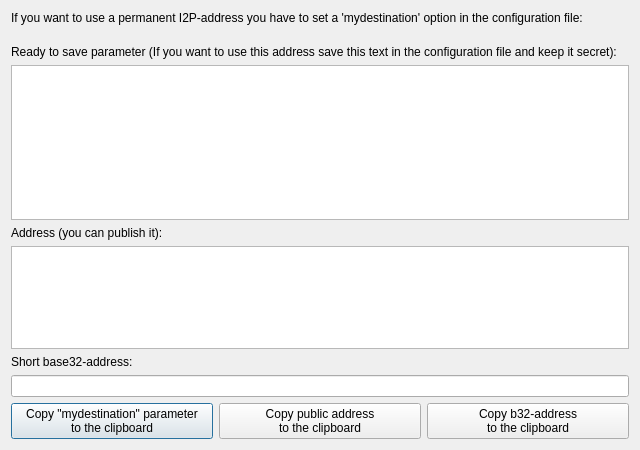
<?xml version="1.0" encoding="UTF-8"?>
<ui version="4.0">
 <class>ShowI2PAddresses</class>
 <widget class="QDialog" name="ShowI2PAddresses">
  <property name="geometry">
   <rect>
    <x>0</x>
    <y>0</y>
    <width>640</width>
    <height>450</height>
   </rect>
  </property>
  <property name="minimumSize">
   <size>
    <width>640</width>
    <height>450</height>
   </size>
  </property>
  <property name="windowTitle">
   <string>Dialog</string>
  </property>
  <layout class="QVBoxLayout" name="verticalLayout">
   <item>
    <widget class="QLabel" name="label">
     <property name="text">
      <string>If you want to use a permanent I2P-address you have to set a 'mydestination' option in the configuration file:
</string>
     </property>
     <property name="wordWrap">
      <bool>true</bool>
     </property>
    </widget>
   </item>
   <item>
    <widget class="QLabel" name="label_3">
     <property name="text">
      <string>Ready to save parameter (If you want to use this address save this text in the configuration file and keep it secret):</string>
     </property>
     <property name="wordWrap">
      <bool>true</bool>
     </property>
    </widget>
   </item>
   <item>
    <widget class="QTextEdit" name="privText">
     <property name="sizePolicy">
      <sizepolicy hsizetype="Expanding" vsizetype="Expanding">
       <horstretch>0</horstretch>
       <verstretch>3</verstretch>
      </sizepolicy>
     </property>
     <property name="readOnly">
      <bool>true</bool>
     </property>
    </widget>
   </item>
   <item>
    <widget class="QLabel" name="label_4">
     <property name="text">
      <string>Address (you can publish it):</string>
     </property>
    </widget>
   </item>
   <item>
    <widget class="QPlainTextEdit" name="pubText">
     <property name="sizePolicy">
      <sizepolicy hsizetype="Expanding" vsizetype="Expanding">
       <horstretch>0</horstretch>
       <verstretch>2</verstretch>
      </sizepolicy>
     </property>
     <property name="readOnly">
      <bool>true</bool>
     </property>
    </widget>
   </item>
   <item>
    <widget class="QLabel" name="label_5">
     <property name="text">
      <string>Short base32-address:</string>
     </property>
    </widget>
   </item>
   <item>
    <widget class="QLineEdit" name="b32Line">
     <property name="mouseTracking">
      <bool>false</bool>
     </property>
     <property name="acceptDrops">
      <bool>false</bool>
     </property>
     <property name="readOnly">
      <bool>true</bool>
     </property>
    </widget>
   </item>
   <item>
    <layout class="QHBoxLayout" name="horizontalLayout">
     <item>
      <widget class="QPushButton" name="privButton">
       <property name="text">
        <string>Copy &quot;mydestination&quot; parameter
to the clipboard</string>
       </property>
      </widget>
     </item>
     <item>
      <widget class="QPushButton" name="pubButton">
       <property name="text">
        <string>Copy public address
to the clipboard</string>
       </property>
      </widget>
     </item>
     <item>
      <widget class="QPushButton" name="b32Button">
       <property name="text">
        <string>Copy b32-address
to the clipboard</string>
       </property>
      </widget>
     </item>
    </layout>
   </item>
  </layout>
 </widget>
 <tabstops>
  <tabstop>privText</tabstop>
  <tabstop>pubText</tabstop>
  <tabstop>b32Line</tabstop>
  <tabstop>privButton</tabstop>
  <tabstop>pubButton</tabstop>
  <tabstop>b32Button</tabstop>
 </tabstops>
 <resources/>
 <connections/>
</ui>
